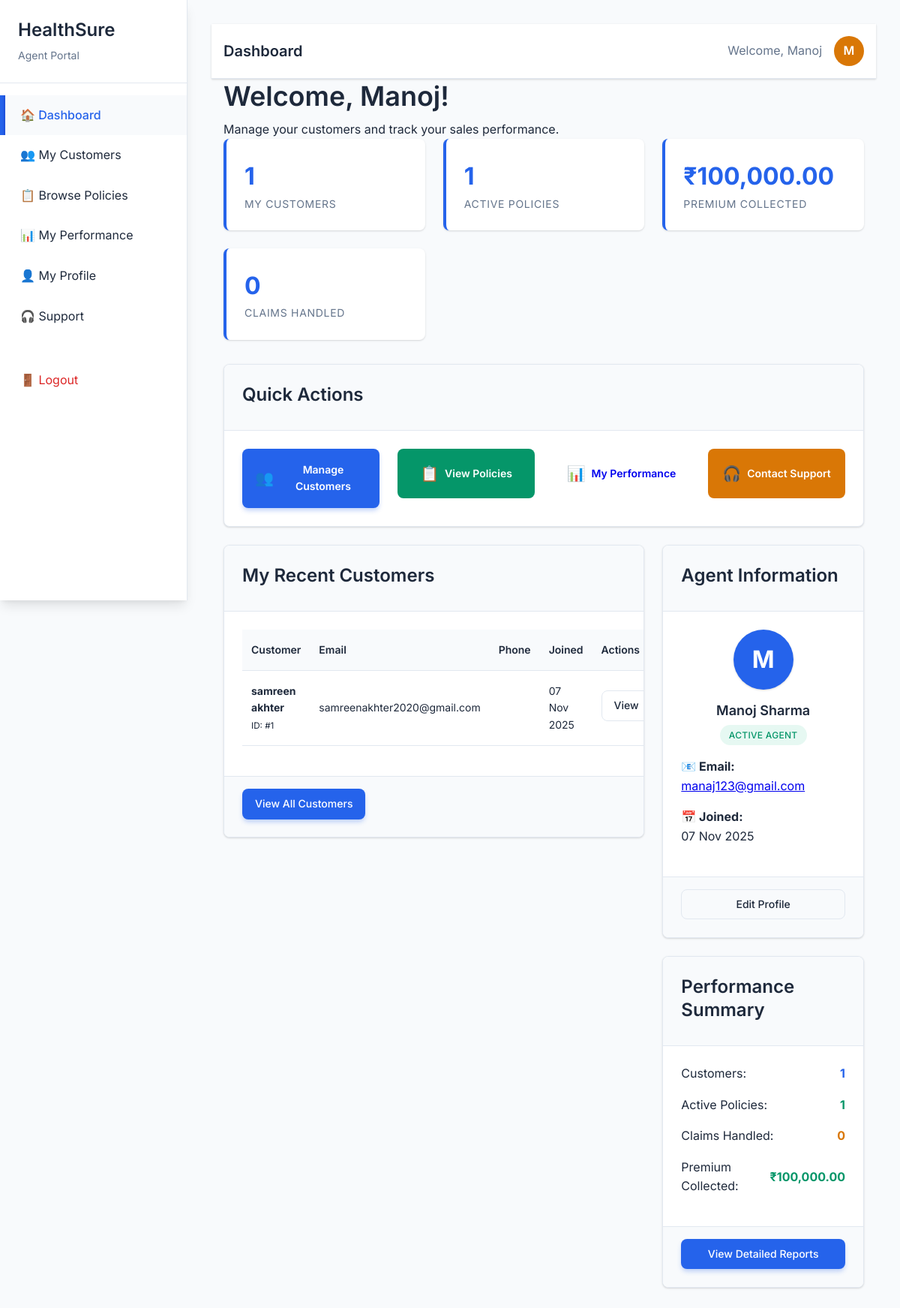
The page /HealthSure/agent/dashboard.php (signed in) on the database its author committed.
### tables this page shows
CREATE TABLE `agents` (
  `agent_id` int(11) NOT NULL,
  `user_id` int(11) DEFAULT NULL,
  `first_name` varchar(100) NOT NULL,
  `last_name` varchar(100) NOT NULL,
  `phone` varchar(15) DEFAULT NULL,
  `branch` varchar(100) DEFAULT NULL,
  `license_number` varchar(50) DEFAULT NULL,
  `hire_date` date DEFAULT NULL,
  `created_at` timestamp NOT NULL DEFAULT current_timestamp()
);

CREATE TABLE `customers` (
  `customer_id` int(11) NOT NULL,
  `user_id` int(11) DEFAULT NULL,
  `first_name` varchar(100) NOT NULL,
  `last_name` varchar(100) NOT NULL,
  `phone` varchar(15) DEFAULT NULL,
  `address` text DEFAULT NULL,
  `date_of_birth` date DEFAULT NULL,
  `gender` enum('male','female','other') DEFAULT NULL,
  `agent_id` int(11) DEFAULT NULL,
  `created_at` timestamp NOT NULL DEFAULT current_timestamp()
);

CREATE TABLE `users` (
  `user_id` int(11) NOT NULL,
  `email` varchar(255) NOT NULL,
  `password_hash` varchar(255) NOT NULL,
  `role` enum('admin','agent','customer') NOT NULL,
  `status` enum('active','blocked') DEFAULT 'active',
  `created_at` timestamp NOT NULL DEFAULT current_timestamp(),
  `updated_at` timestamp NOT NULL DEFAULT current_timestamp() ON UPDATE current_timestamp()
);

### HealthSure/includes/functions.php (called while the page is built, shortened)
<?php
function format_currency($amount) {
    return '₹' . number_format($amount, 2);
}
function format_date($date) {
    return date('d M Y', strtotime($date));
}
function get_agent_info($user_id, $conn) {
    $stmt = $conn->prepare("SELECT a.*, u.email FROM agents a
                           JOIN users u ON a.user_id = u.user_id
                           WHERE a.user_id = ?");
    $stmt->execute([$user_id]);
    return $stmt->fetch(PDO::FETCH_ASSOC);
}
?>

### HealthSure/agent/dashboard.php (the view, shortened to what this page needs)
<?php
require_once '../config/database.php';
require_once '../includes/functions.php';
$agent_info = get_agent_info($_SESSION['user_id'], $conn);
try {
    $stmt = $conn->prepare("SELECT COUNT(*) as total_customers FROM customers WHERE agent_id = ?");
    $stmt->execute([$agent_info['agent_id']]);
    $total_customers = $stmt->fetch()['total_customers'];
    $stmt = $conn->prepare("SELECT COUNT(*) as active_policies FROM policy_holders ph
                           JOIN customers c ON ph.customer_id = c.customer_id
                           WHERE c.agent_id = ? AND ph.status = 'active'");
    $stmt->execute([$agent_info['agent_id']]);
    $active_policies = $stmt->fetch()['active_policies'];
    $stmt = $conn->prepare("SELECT COALESCE(SUM(py.amount), 0) as total_premiums
                           FROM payments py
                           JOIN policy_holders ph ON py.holder_id = ph.holder_id
                           JOIN customers c ON ph.customer_id = c.customer_id
                           WHERE c.agent_id = ? AND py.payment_type = 'premium'");
    $stmt->execute([$agent_info['agent_id']]);
    $total_premiums = $stmt->fetch()['total_premiums'];
    $stmt = $conn->prepare("SELECT COUNT(*) as total_claims FROM claims cl
                           JOIN policy_holders ph ON cl.holder_id = ph.holder_id
                           JOIN customers c ON ph.customer_id = c.customer_id
                           WHERE c.agent_id = ?");
    $stmt->execute([$agent_info['agent_id']]);
    $total_claims = $stmt->fetch()['total_claims'];
    $stmt = $conn->prepare("SELECT c.*, u.email FROM customers c
                           JOIN users u ON c.user_id = u.user_id
                           WHERE c.agent_id = ?
                           ORDER BY c.created_at DESC LIMIT 5");
    $stmt->execute([$agent_info['agent_id']]);
    $recent_customers = $stmt->fetchAll(PDO::FETCH_ASSOC);
} catch (PDOException $e) {
    $total_customers = 0;
    $active_policies = 0;
    $total_premiums = 0;
    $total_claims = 0;
    $recent_customers = [];
}
?>
<!DOCTYPE html>
<html lang="en">
<head>
    <link rel="stylesheet" href="../assets/css/style.css">
    <link rel="stylesheet" href="../assets/css/animations.css">
</head>
<body>
    <?php include 'includes/sidebar.php'; ?>
    <div class="main-content">
        <?php include 'includes/header.php'; ?>
        <div class="container">
            <h1>Welcome, <?php echo htmlspecialchars($agent_info['first_name']); ?>!</h1>
            <p class="text-light">Manage your customers and track your sales performance.</p>
            <div class="stats-grid">
                <div class="stat-card">
                    <div class="stat-number"><?php echo $total_customers; ?></div>
                    <div class="stat-label">My Customers</div>
                </div>
                <div class="stat-card">
                    <div class="stat-number"><?php echo $active_policies; ?></div>
                    <div class="stat-label">Active Policies</div>
                </div>
                <div class="stat-card">
                    <div class="stat-number"><?php echo format_currency($total_premiums); ?></div>
                    <div class="stat-label">Premium Collected</div>
                </div>
                <div class="stat-card">
                    <div class="stat-number"><?php echo $total_claims; ?></div>
                    <div class="stat-label">Claims Handled</div>
                </div>
            </div>
            <div class="card mb-4">
                <div class="card-header">
                    <h3>Quick Actions</h3>
                </div>
                <div class="card-body">
                    <div class="row quick-actions-row">
                        <div class="col-3">
                            <a href="customers.php" class="btn btn-primary quick-actions-btn">
                                <span>👥</span>
                                <span>Manage Customers</span>
                            </a>
                        </div>
                        <div class="col-3">
                            <a href="../customer/browse-policies.php" class="btn btn-success quick-actions-btn">
                                <span>📋</span>
                                <span>View Policies</span>
                            </a>
                        </div>
                        <div class="col-3">
                            <a href="reports.php" class="btn btn-info quick-actions-btn">
                                <span>📊</span>
                                <span>My Performance</span>
                            </a>
                        </div>
                        <div class="col-3">
                            <a href="support.php" class="btn btn-warning quick-actions-btn">
                                <span>🎧</span>
                                <span>Contact Support</span>
                            </a>
                        </div>
                    </div>
                </div>
            </div>
            <div class="row">
                <div class="col-8">
                    <div class="card">
                        <div class="card-header">
                            <h3>My Recent Customers</h3>
                        </div>
                        <div class="card-body">
                            <?php if (empty($recent_customers)): ?>
                                <div class="empty-state">
                                    <span class="empty-state-icon">👥</span>
                                    <h5>No Customers Assigned</h5>
                                    <p class="text-light">You don't have any customers assigned yet. Contact your admin to get customer assignments.</p>
                                    <a href="support.php" class="btn btn-primary btn-sm">Contact Support</a>
                                </div>
                            <?php else: ?>
                                <div class="table-responsive">
                                    <table class="table table-hover">
                                        <thead>
                                            <tr>
                                                <th>Customer</th>
                                                <th>Email</th>
                                                <th>Phone</th>
                                                <th>Joined</th>
                                                <th>Actions</th>
                                            </tr>
                                        </thead>
                                        <tbody>
                                            <?php foreach ($recent_customers as $customer): ?>
                                                <tr>
                                                    <td>
                                                        <strong><?php echo htmlspecialchars($customer['first_name'] . ' ' . $customer['last_name']); ?></strong><br>
                                                        <small class="text-light">ID: #<?php echo $customer['customer_id']; ?></small>
                                                    </td>
                                                    <td><?php echo htmlspecialchars($customer['email']); ?></td>
                                                    <td><?php echo htmlspecialchars($customer['phone'] ?? 'Not provided'); ?></td>
                                                    <td><?php echo format_date($customer['created_at']); ?></td>
                                                    <td>
                                                        <a href="customers.php?action=view&customer_id=<?php echo $customer['customer_id']; ?>" class="btn btn-sm btn-outline">View</a>
                                                    </td>
                                                </tr>
                                            <?php endforeach; ?>
                                        </tbody>
                                    </table>
                                </div>
                            <?php endif; ?>
                        </div>
                        <div class="card-footer">
                            <a href="customers.php" class="btn btn-primary btn-sm">View All Customers</a>
                        </div>
                    </div>
                </div>
                <div class="col-4">
                    <div class="card">
                        <div class="card-header">
                            <h3>Agent Information</h3>
                        </div>
                        <div class="card-body">
                            <div class="text-center mb-3">
                                <div class="agent-avatar">
                                    <?php echo strtoupper(substr($agent_info['first_name'], 0, 1)); ?>
                                </div>
                                <h5><?php echo htmlspecialchars($agent_info['first_name'] . ' ' . $agent_info['last_name']); ?></h5>
                                <span class="badge badge-success">Active Agent</span>
                            </div>
                            <div class="mb-3">
                                <strong>📧 Email:</strong><br>
                                <a href="mailto:<?php echo htmlspecialchars($agent_info['email']); ?>">
                                    <?php echo htmlspecialchars($agent_info['email']); ?>
                                </a>
                            </div>
                            <div class="mb-3">
                                <strong>📅 Joined:</strong><br>
                                <?php echo format_date($agent_info['created_at']); ?>
                            </div>
                        </div>
                        <div class="card-footer">
                            <a href="profile.php" class="btn btn-outline btn-sm" style="width: 100%;">Edit Profile</a>
                        </div>
                    </div>
                    <div class="card mt-4">
                        <div class="card-header">
                            <h3>Performance Summary</h3>
                        </div>
                        <div class="card-body">
                            <div class="mb-3">
                                <div class="d-flex justify-content-between align-items-center">
                                    <span>Customers:</span>
                                    <strong style="color: var(--primary-color);"><?php echo $total_customers; ?></strong>
                                </div>
                            </div>
                            <div class="mb-3">
                                <div class="d-flex justify-content-between align-items-center">
                                    <span>Active Policies:</span>
                                    <strong style="color: var(--success-color);"><?php echo $active_policies; ?></strong>
                                </div>
                            </div>
                            <div class="mb-3">
                                <div class="d-flex justify-content-between align-items-center">
                                    <span>Claims Handled:</span>
                                    <strong style="color: var(--warning-color);"><?php echo $total_claims; ?></strong>
                                </div>
                            </div>
                            <div class="mb-3">
                                <div class="d-flex justify-content-between align-items-center">
                                    <span>Premium Collected:</span>
                                    <strong style="color: var(--success-color);"><?php echo format_currency($total_premiums); ?></strong>
                                </div>
                            </div>
                        </div>
                        <div class="card-footer">
                            <a href="reports.php" class="btn btn-primary btn-sm" style="width: 100%;">View Detailed Reports</a>
                        </div>
                    </div>
                </div>
            </div>
        </div>
    </div>
</body>
</html>

### HealthSure/agent/includes/header.php
<?php
$agent_info = get_agent_info($_SESSION['user_id'], $conn);
?>
<div class="navbar">
    <div class="container d-flex justify-content-between align-items-center">
        <div>
            <h4 style="margin: 0; color: var(--text-dark);">
                <?php
                $page_titles = [
                    'dashboard.php' => 'Dashboard',
                    'customers.php' => 'My Customers',
                    'reports.php' => 'Performance Reports',
                    'profile.php' => 'My Profile',
                    'support.php' => 'Support'
                ];
                echo $page_titles[basename($_SERVER['PHP_SELF'])] ?? 'Agent Portal';
                ?>
            </h4>
        </div>
        <div class="d-flex align-items-center" style="gap: 1rem;">
            <span style="color: var(--text-light);">Welcome, <?php echo htmlspecialchars($agent_info['first_name']); ?></span>
            <div style="width: 40px; height: 40px; background: var(--warning-color); border-radius: 50%; display: flex; align-items: center; justify-content: center; color: white; font-weight: 600;">
                <?php echo strtoupper(substr($agent_info['first_name'], 0, 1)); ?>
            </div>
        </div>
    </div>
</div>

### rows shown on the page
agents: first_name "Manoj", first_name "M", first_name+last_name "Manoj Sharma", user.email "manaj123@gmail.com", created_at "07 Nov 2025"
customers: first_name+last_name "samreen akhter", customer_id "1", user.email "samreenakhter2020@gmail.com", created_at "07 Nov 2025"

### other values the page prints
$page_titles[basename($_SERVER['PHP_SELF'])] "Dashboard"
$total_customers "1"
$active_policies "1"
format_currency($total_premiums) "₹100,000.00"
$total_claims "0"
